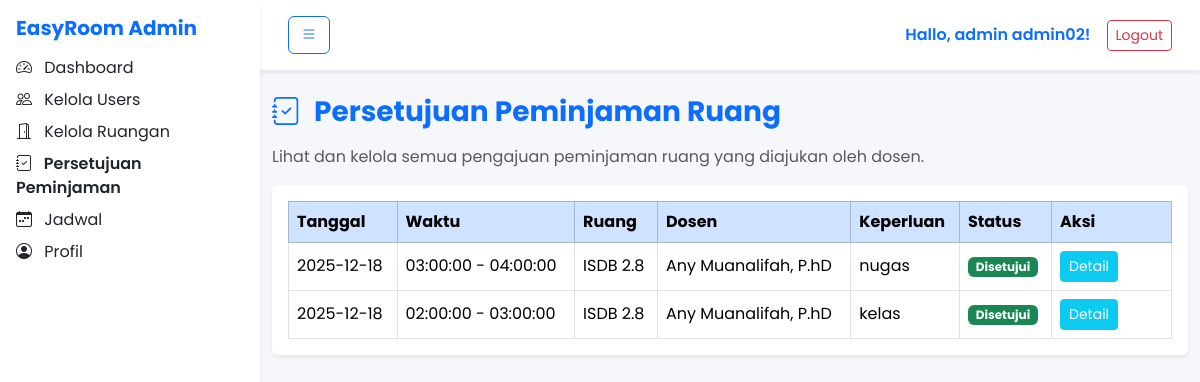
Screenshot of /admin/peminjaman.php (signed in) with the database file from the repository.
### tables this page shows
CREATE TABLE `peminjaman` (
  `kode_peminjaman` varchar(15) NOT NULL,
  `id_dosen` varchar(15) DEFAULT NULL,
  `kode_ruang` varchar(15) DEFAULT NULL,
  `id_admin` varchar(15) DEFAULT NULL,
  `tanggal` date DEFAULT NULL,
  `waktu_mulai` time DEFAULT NULL,
  `waktu_selesai` time DEFAULT NULL,
  `keperluan` text DEFAULT NULL,
  `file_pengajuan` varchar(255) DEFAULT NULL,
  `status` enum('Menunggu','Disetujui','Ditolak') DEFAULT 'Menunggu',
  `catatan_admin` text DEFAULT NULL
);

CREATE TABLE `ruang` (
  `kode_ruang` varchar(15) NOT NULL,
  `nama_ruang` varchar(50) NOT NULL,
  `kapasitas` int(11) DEFAULT NULL,
  `fasilitas` text DEFAULT NULL,
  `lokasi` varchar(100) DEFAULT NULL,
  `status` enum('Terpakai','Kosong') DEFAULT 'Terpakai'
);

CREATE TABLE `dosen` (
  `id_dosen` varchar(15) NOT NULL,
  `nama_dosen` varchar(100) NOT NULL,
  `nip` varchar(20) DEFAULT NULL,
  `email` varchar(100) DEFAULT NULL,
  `password` varchar(255) NOT NULL
);

### admin/peminjaman.php (the view, shortened to what this page needs)
<?php
require_once __DIR__ . '/../config.php';
$sql = "
    SELECT p.*, r.nama_ruang, d.nama_dosen
    FROM peminjaman p
    JOIN ruang r ON p.kode_ruang = r.kode_ruang
    JOIN dosen d ON p.id_dosen = d.id_dosen
    ORDER BY
        FIELD(p.status, 'Menunggu', 'Disetujui', 'Ditolak'),
        p.tanggal DESC, p.waktu_mulai DESC
";
$peminjaman = $conn->query($sql);
?>
<!doctype html>
<html lang="id">
<head>
    <link rel="stylesheet" href="https://cdn.jsdelivr.net/npm/bootstrap@5.3.3/dist/css/bootstrap.min.css">
    <link rel="stylesheet" href="https://cdn.jsdelivr.net/npm/bootstrap-icons@1.11.3/font/bootstrap-icons.css">
    <link rel="stylesheet" href="https://unpkg.com/aos@2.3.1/dist/aos.css">
    <link rel="stylesheet" href="../assets/css/style.css">
</head>
<body>
    <?php include 'sidebar.php'; ?>
    <div class="content">
        <?php include 'header.php'; ?>
        <div class="container py-4">
            <h3 class="fw-bold text-primary mb-3">
                <i class="bi bi-journal-check me-2"></i> Persetujuan Peminjaman Ruang
            </h3>
            <p class="text-muted mb-3">
                Lihat dan kelola semua pengajuan peminjaman ruang yang diajukan oleh dosen.
            </p>
            <div class="card shadow-sm border-0">
                <div class="card-body">
                    <?php if ($peminjaman->num_rows === 0): ?>
                        <p class="text-muted mb-0">Belum ada pengajuan peminjaman.</p>
                    <?php else: ?>
                        <div class="table-responsive">
                            <table class="table table-bordered align-middle mb-0">
                                <thead class="table-primary">
                                    <tr>
                                        <th>Tanggal</th>
                                        <th>Waktu</th>
                                        <th>Ruang</th>
                                        <th>Dosen</th>
                                        <th>Keperluan</th>
                                        <th>Status</th>
                                        <th style="width: 120px;">Aksi</th>
                                    </tr>
                                </thead>
                                <tbody>
                                    <?php while ($p = $peminjaman->fetch_assoc()): ?>
                                        <tr>
                                            <td><?= htmlspecialchars($p['tanggal']); ?></td>
                                            <td><?= htmlspecialchars($p['waktu_mulai']); ?> - <?= htmlspecialchars($p['waktu_selesai']); ?></td>
                                            <td><?= htmlspecialchars($p['nama_ruang']); ?></td>
                                            <td><?= htmlspecialchars($p['nama_dosen']); ?></td>
                                            <td><?= htmlspecialchars($p['keperluan']); ?></td>
                                            <td>
                                                <?php if ($p['status'] === 'Menunggu'): ?>
                                                    <span class="badge bg-warning text-dark">Menunggu</span>
                                                <?php elseif ($p['status'] === 'Disetujui'): ?>
                                                    <span class="badge bg-success">Disetujui</span>
                                                <?php else: ?>
                                                    <span class="badge bg-danger">Ditolak</span>
                                                <?php endif; ?>
                                            </td>
                                            <td>
                                                <a href="peminjaman_detail.php?id=<?= $p['kode_peminjaman']; ?>"
                                                    class="btn btn-sm btn-info text-white">
                                                    Detail
                                                </a>
                                            </td>
                                        </tr>
                                    <?php endwhile; ?>
                                </tbody>
                            </table>
                        </div>
                    <?php endif; ?>
                </div>
            </div>
        </div>
    </div>
</body>
</html>

### assets/css/style.css (style rules this page uses)
body { font-family: "Poppins", sans-serif; background: #f5f7fb; color: #1f2933; }
a { text-decoration: none; }

### admin/sidebar.php (style rules this page uses)
:root { --sidebar-width: 260px; }
.content { margin-left: var(--sidebar-width); transition: margin-left 0.3s ease-in-out; width: calc(100% - var(--sidebar-width)); }

### rows the page displays
peminjaman: tanggal "2025-12-18", waktu_mulai "03:00:00", waktu_selesai "04:00:00", kode_ruang.nama_ruang "ISDB 2.8", id_dosen.nama_dosen "Any Muanalifah, P.hD", keperluan "nugas", status "Disetujui"
peminjaman: tanggal "2025-12-18", waktu_mulai "02:00:00", waktu_selesai "03:00:00", kode_ruang.nama_ruang "ISDB 2.8", id_dosen.nama_dosen "Any Muanalifah, P.hD", keperluan "kelas", status "Disetujui"

### other values shown
$user['nama'] "admin02"
